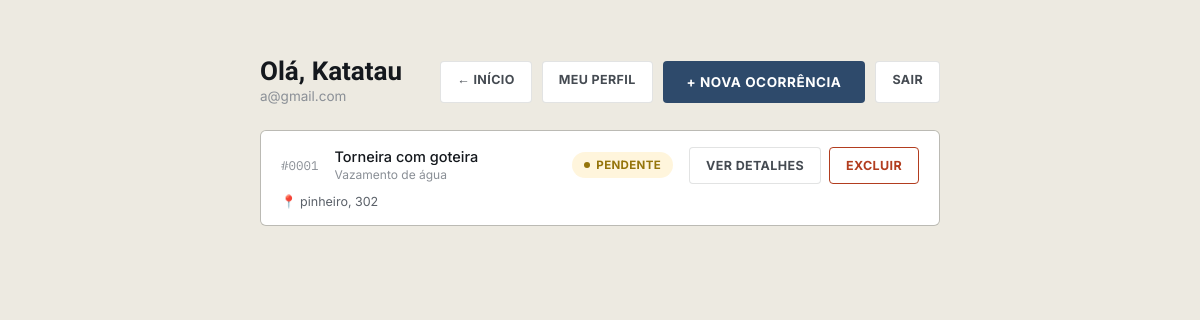
The page /php/painel.php (signed in) on the database as committed earlier.
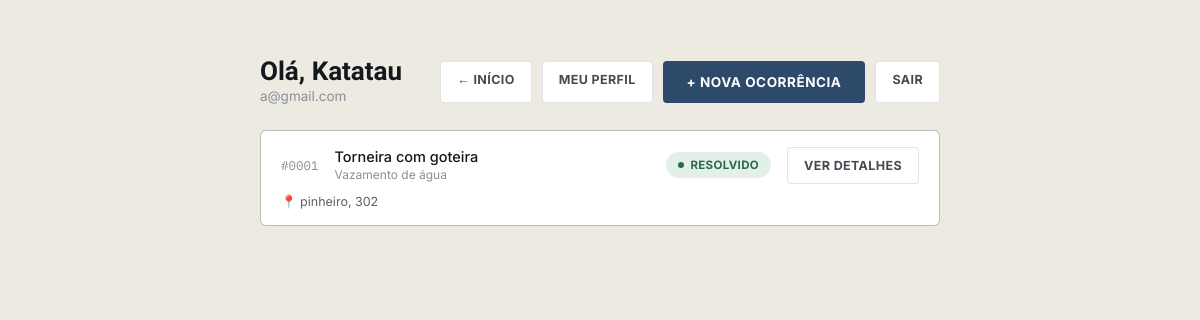
The same page on the database as committed later.
### tables this page shows
CREATE TABLE `ocorrencias` (
  `id` int(11) NOT NULL,
  `usuario_id` int(11) NOT NULL,
  `categoria` varchar(80) NOT NULL,
  `bairro` varchar(120) NOT NULL,
  `endereco` varchar(200) NOT NULL,
  `descricao` text NOT NULL,
  `foto_path` varchar(255) DEFAULT NULL,
  `status` enum('pendente','em_analise','resolvido') NOT NULL DEFAULT 'pendente',
  `recado_adm` text DEFAULT NULL,
  `recado_atualizado_em` datetime DEFAULT NULL,
  `criado_em` datetime NOT NULL DEFAULT current_timestamp()
);

### php/painel.php (the view, shortened to what this page needs)
<?php
require __DIR__ . '/config.php';
$stmt = $pdo->prepare('SELECT id, categoria, bairro, endereco, descricao, status, criado_em FROM ocorrencias WHERE usuario_id = ? ORDER BY criado_em DESC');
$stmt->execute([$_SESSION['usuario_id']]);
$ocorrencias = $stmt->fetchAll();
$statusInfo = [
    'pendente'    => ['label' => 'Pendente',    'classe' => 'pendente'],
    'em_analise'  => ['label' => 'Em análise',  'classe' => 'analise'],
    'resolvido'   => ['label' => 'Resolvido',   'classe' => 'resolvido'],
];
?>
<!DOCTYPE html>
<html lang="pt-BR">
<head>
<link rel="stylesheet" href="../style.css">
</head>
<body style="background:var(--concrete);">
<div class="painel-wrap">
  <div class="painel-top">
    <div>
      <h1>Olá, <?= htmlspecialchars($_SESSION['usuario_nome']) ?></h1>
      <div class="sub"><?= htmlspecialchars($_SESSION['usuario_email']) ?></div>
    </div>
    <div class="painel-actions">
      <a class="btn-line" href="../index.php">&larr; Início</a>
      <a class="btn-line" href="perfil.php">Meu perfil</a>
      <a class="btn-solid" style="text-decoration:none;" href="Registrar.php">+ Nova ocorrência</a>
      <a class="btn-line" href="logout.php">Sair</a>
    </div>
  </div>
  <?php if (empty($ocorrencias)): ?>
    <div class="empty-state">
      Você ainda não registrou nenhuma ocorrência.
      <br><a href="Registrar.php" style="color:var(--municipal); font-weight:700;">Registrar a primeira</a>
    </div>
  <?php else: ?>
    <div class="card-list">
      <?php foreach ($ocorrencias as $o): ?>
        <?php $info = $statusInfo[$o['status']]; ?>
        <div class="occ-card">
          <span class="proto-id mono">#<?= str_pad($o['id'], 4, '0', STR_PAD_LEFT) ?></span>
          <span class="desc">
            <span class="desc-text"><?= htmlspecialchars($o['descricao']) ?></span>
            <span class="cat"><?= htmlspecialchars($o['categoria']) ?></span>
          </span>
          <span class="pill <?= $info['classe'] ?>"><?= $info['label'] ?></span>
          <span class="bairro"><?= htmlspecialchars($o['endereco']) ?></span>
          <span class="card-acoes">
            <a class="btn-line" href="ocorrencia.php?id=<?= $o['id'] ?>">Ver detalhes</a>
            <?php if ($o['status'] === 'pendente'): ?>
              <form method="POST" action="excluir.php" onsubmit="return confirm('Tem certeza que deseja excluir esta ocorrência? Essa ação não pode ser desfeita.');">
                <button class="btn-excluir" type="submit">Excluir</button>
              </form>
            <?php endif; ?>
          </span>
        </div>
      <?php endforeach; ?>
    </div>
  <?php endif; ?>
</div>
</body>
</html>

Rows that differ between the two databases and show on the page:
changed ocorrencias "Torneira com goteira": status "PENDENTE" → "RESOLVIDO"; no longer shows "EXCLUIR"
